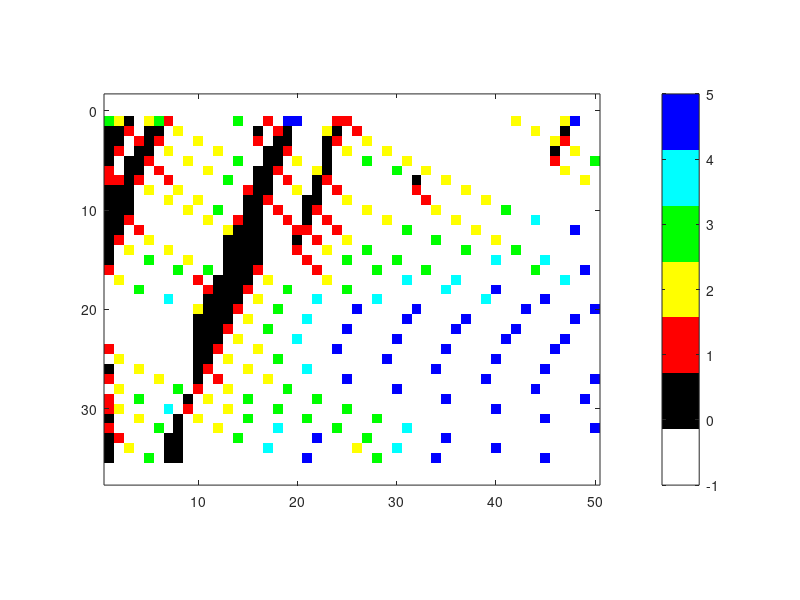

Write the MATLAB code that produced this figure.
clear;
clc;
 mymap = [1 1 1
     0 0 0
     1 0 0
     1 1 0
     0 1 0
     0 1 1
     0 0 1];

road = zeros(35,60);%initialize road
[r,c] = size(road);
road(:,:) = - 1;
indexr = randsample(50,15)';%random car positions on the road
road(1,indexr) = randi([0 5],1,15);%random speed of the moving cars
%road (1,: )= [-1 3 -1 -1 -1 5 -1 -1 -1 -1 -1 2 -1 -1 0 2 5 -1 -1 -1 -1 -1
%4 -1 -1 -1 -1 -1 -1 -1 0 0 0 -1 -1 -1 -1 5 -1 3 -1 -1 -1 -1 -1 2 -1 -1 -1 1 -1 -1 -1 -1 -1 -1 -1 -1 -1 -1];
for i=2:r
    index=0;
    if ((road(i,1) == -1) && (randi([0 1],1,1)))%new cars
        road(i,1) = 1;
        pause(0.2)
        drawnow;
        imagesc(road(:,1:50));
        colormap(mymap); axis equal;
    end
    for j=c-6:-1:1
        acc = road(i-1,j);
        if(acc>=0)
            csp = acc;
            %Rule 1#
            if((csp==0)|(road(i-1,j+1:j+csp)==-1))
                road(i,j+csp) = csp;
                index = csp;
%                 pause(0.2)
%                 drawnow;
%                 imagesc(road(:,1:50));
%                 colormap(mymap); axis equal;
                if(road(i-1,j+1:j+csp+1)==-1)
                    if(csp<5)
                        road(i,j+csp) = csp+1;
                        index = csp;%check
%                         pause(0.2)
%                         drawnow;
%                         imagesc(road(:,1:50));
%                         colormap(mymap); axis equal;
                    end
                end
            end
            %Rule 2#
            
            if(sum(road(i-1,j+1:j+csp))>=-1*csp)
                nearest = 0;
                count = 0;%check it
                for k=j+1:j+csp
                    if((~nearest) && road(i-1,k)>=0)
                        nearest = 1;
                        if (count-1<0)
                            road(i,j+count) = 0;
                            index = count;
%                             pause(0.2)
%                             drawnow;
%                             imagesc(road(:,1:50));
%                             colormap(mymap); axis equal;
                        else
                            road(i,j+count) = count-1;
                            index = count;
%                             pause(0.2)
%                             drawnow;
%                             imagesc(road(:,1:50));
%                             colormap(mymap); axis equal;
                        end
                    end
                    count = count + 1;
                end
            end
        end
    end
    for j=c-6:-1:1            
        %Rule3#
        rand_dec = road(i,j);
        if(rand_dec>0 && rand_dec<=4)
            if ((road(i,1) ~= -1) && (randi([0 1],1,1)))
                road(i,j) = rand_dec-1;
            end
        end
    end
    
end

imagesc(road(:,1:50));
colormap(mymap); axis equal;
colorbar